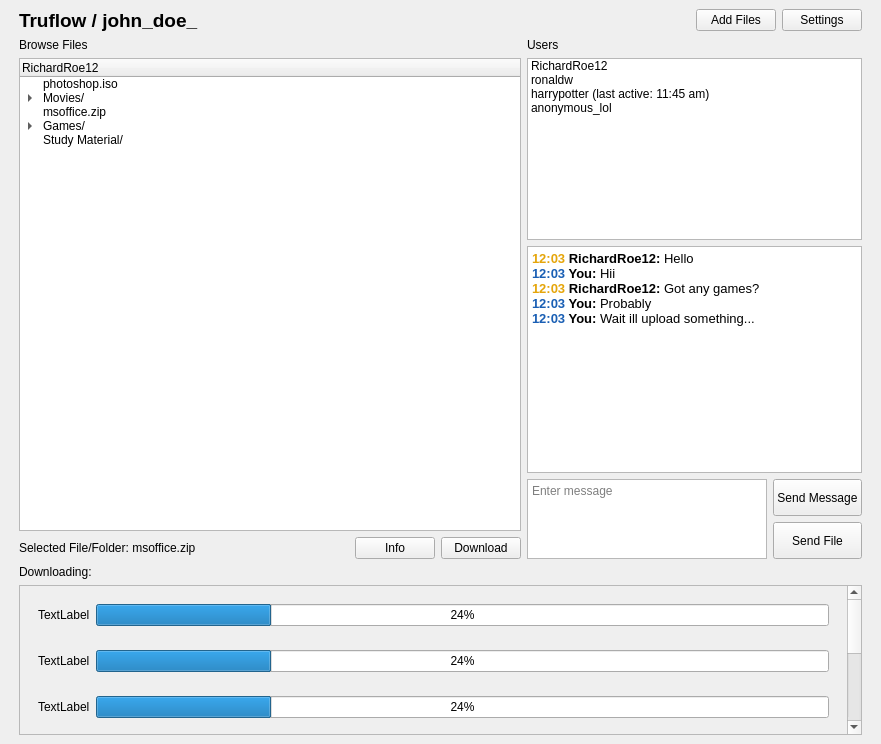
<?xml version="1.0" encoding="UTF-8"?>
<ui version="4.0">
 <class>MainWindow</class>
 <widget class="QMainWindow" name="MainWindow">
  <property name="geometry">
   <rect>
    <x>0</x>
    <y>0</y>
    <width>881</width>
    <height>744</height>
   </rect>
  </property>
  <property name="sizePolicy">
   <sizepolicy hsizetype="Preferred" vsizetype="Minimum">
    <horstretch>0</horstretch>
    <verstretch>0</verstretch>
   </sizepolicy>
  </property>
  <property name="windowTitle">
   <string>Truflow</string>
  </property>
  <property name="unifiedTitleAndToolBarOnMac">
   <bool>false</bool>
  </property>
  <widget class="QWidget" name="centralwidget">
   <layout class="QVBoxLayout" name="verticalLayout_4">
    <item>
     <layout class="QVBoxLayout" name="verticalLayout">
      <property name="sizeConstraint">
       <enum>QLayout::SetMaximumSize</enum>
      </property>
      <property name="leftMargin">
       <number>10</number>
      </property>
      <property name="topMargin">
       <number>0</number>
      </property>
      <property name="rightMargin">
       <number>10</number>
      </property>
      <item>
       <layout class="QHBoxLayout" name="Buttons" stretch="0,0,0,0">
        <property name="spacing">
         <number>6</number>
        </property>
        <property name="sizeConstraint">
         <enum>QLayout::SetDefaultConstraint</enum>
        </property>
        <item>
         <widget class="QLabel" name="label_3">
          <property name="sizePolicy">
           <sizepolicy hsizetype="Preferred" vsizetype="Preferred">
            <horstretch>0</horstretch>
            <verstretch>0</verstretch>
           </sizepolicy>
          </property>
          <property name="font">
           <font>
            <pointsize>14</pointsize>
            <weight>75</weight>
            <bold>true</bold>
           </font>
          </property>
          <property name="text">
           <string>Truflow / john_doe_</string>
          </property>
          <property name="margin">
           <number>0</number>
          </property>
         </widget>
        </item>
        <item>
         <spacer name="horizontalSpacer">
          <property name="orientation">
           <enum>Qt::Horizontal</enum>
          </property>
          <property name="sizeHint" stdset="0">
           <size>
            <width>40</width>
            <height>20</height>
           </size>
          </property>
         </spacer>
        </item>
        <item>
         <widget class="QPushButton" name="pushButton_2">
          <property name="text">
           <string>Add Files</string>
          </property>
         </widget>
        </item>
        <item>
         <widget class="QPushButton" name="pushButton">
          <property name="text">
           <string>Settings</string>
          </property>
         </widget>
        </item>
       </layout>
      </item>
      <item>
       <layout class="QHBoxLayout" name="Content" stretch="3,2">
        <item>
         <layout class="QVBoxLayout" name="Files" stretch="0,2,0">
          <item>
           <widget class="QLabel" name="label">
            <property name="text">
             <string>Browse Files</string>
            </property>
           </widget>
          </item>
          <item>
           <widget class="QTreeWidget" name="treeWidget">
            <attribute name="headerVisible">
             <bool>true</bool>
            </attribute>
            <column>
             <property name="text">
              <string>RichardRoe12</string>
             </property>
            </column>
            <item>
             <property name="text">
              <string>photoshop.iso</string>
             </property>
            </item>
            <item>
             <property name="text">
              <string>Movies/</string>
             </property>
             <item>
              <property name="text">
               <string>The Matrix.mov</string>
              </property>
             </item>
             <item>
              <property name="text">
               <string>Forrest Gump.mp4</string>
              </property>
             </item>
             <item>
              <property name="text">
               <string>Django.mp4</string>
              </property>
             </item>
            </item>
            <item>
             <property name="text">
              <string>msoffice.zip</string>
             </property>
            </item>
            <item>
             <property name="text">
              <string>Games/</string>
             </property>
             <item>
              <property name="text">
               <string>NFS/</string>
              </property>
             </item>
             <item>
              <property name="text">
               <string>nfsmostwanted.zip</string>
              </property>
             </item>
             <item>
              <property name="text">
               <string>TLauncher.zip</string>
              </property>
             </item>
             <item>
              <property name="text">
               <string>GTA-V.iso</string>
              </property>
             </item>
            </item>
            <item>
             <property name="text">
              <string>Study Material/</string>
             </property>
            </item>
           </widget>
          </item>
          <item>
           <layout class="QHBoxLayout" name="horizontalLayout_2">
            <item>
             <widget class="QLabel" name="label_4">
              <property name="text">
               <string>Selected File/Folder: msoffice.zip</string>
              </property>
             </widget>
            </item>
            <item>
             <spacer name="horizontalSpacer_2">
              <property name="orientation">
               <enum>Qt::Horizontal</enum>
              </property>
              <property name="sizeHint" stdset="0">
               <size>
                <width>40</width>
                <height>20</height>
               </size>
              </property>
             </spacer>
            </item>
            <item>
             <widget class="QPushButton" name="pushButton_5">
              <property name="enabled">
               <bool>true</bool>
              </property>
              <property name="text">
               <string>Info</string>
              </property>
             </widget>
            </item>
            <item>
             <widget class="QPushButton" name="pushButton_4">
              <property name="enabled">
               <bool>true</bool>
              </property>
              <property name="text">
               <string>Download</string>
              </property>
             </widget>
            </item>
           </layout>
          </item>
         </layout>
        </item>
        <item>
         <layout class="QVBoxLayout" name="Users" stretch="0,4,0,1">
          <property name="sizeConstraint">
           <enum>QLayout::SetDefaultConstraint</enum>
          </property>
          <item>
           <widget class="QLabel" name="label_2">
            <property name="text">
             <string>Users</string>
            </property>
           </widget>
          </item>
          <item>
           <widget class="QListWidget" name="listWidget">
            <property name="sortingEnabled">
             <bool>false</bool>
            </property>
            <item>
             <property name="text">
              <string>RichardRoe12</string>
             </property>
             <property name="icon">
              <iconset resource="res/userstatus.qrc">
               <normaloff>:/res/earth.png</normaloff>:/res/earth.png</iconset>
             </property>
            </item>
            <item>
             <property name="text">
              <string>ronaldw</string>
             </property>
             <property name="icon">
              <iconset resource="res/userstatus.qrc">
               <normaloff>:/res/earth.png</normaloff>:/res/earth.png</iconset>
             </property>
            </item>
            <item>
             <property name="text">
              <string>harrypotter (last active: 11:45 am)</string>
             </property>
             <property name="icon">
              <iconset resource="res/userstatus.qrc">
               <normaloff>:/res/web-off.png</normaloff>:/res/web-off.png</iconset>
             </property>
            </item>
            <item>
             <property name="text">
              <string>anonymous_lol</string>
             </property>
             <property name="icon">
              <iconset resource="res/userstatus.qrc">
               <normaloff>:/res/earth.png</normaloff>:/res/earth.png</iconset>
             </property>
            </item>
           </widget>
          </item>
          <item>
           <widget class="QTextEdit" name="textEdit">
            <property name="sizePolicy">
             <sizepolicy hsizetype="Expanding" vsizetype="Minimum">
              <horstretch>0</horstretch>
              <verstretch>5</verstretch>
             </sizepolicy>
            </property>
            <property name="minimumSize">
             <size>
              <width>0</width>
              <height>0</height>
             </size>
            </property>
            <property name="html">
             <string>&lt;!DOCTYPE HTML PUBLIC &quot;-//W3C//DTD HTML 4.0//EN&quot; &quot;http://www.w3.org/TR/REC-html40/strict.dtd&quot;&gt;
&lt;html&gt;&lt;head&gt;&lt;meta name=&quot;qrichtext&quot; content=&quot;1&quot; /&gt;&lt;style type=&quot;text/css&quot;&gt;
p, li { white-space: pre-wrap; }
&lt;/style&gt;&lt;/head&gt;&lt;body style=&quot; font-family:'Noto Sans'; font-size:10pt; font-weight:400; font-style:normal;&quot;&gt;
&lt;p style=&quot; margin-top:0px; margin-bottom:0px; margin-left:0px; margin-right:0px; -qt-block-indent:0; text-indent:0px;&quot;&gt;&lt;span style=&quot; font-weight:600; color:#e5a50a;&quot;&gt;12:03&lt;/span&gt;&lt;span style=&quot; font-weight:600;&quot;&gt; RichardRoe12: &lt;/span&gt;Hello&lt;/p&gt;
&lt;p style=&quot; margin-top:0px; margin-bottom:0px; margin-left:0px; margin-right:0px; -qt-block-indent:0; text-indent:0px;&quot;&gt;&lt;span style=&quot; font-weight:600; color:#1a5fb4;&quot;&gt;12:03&lt;/span&gt;&lt;span style=&quot; font-weight:600;&quot;&gt; You: &lt;/span&gt;Hii&lt;/p&gt;
&lt;p style=&quot; margin-top:0px; margin-bottom:0px; margin-left:0px; margin-right:0px; -qt-block-indent:0; text-indent:0px;&quot;&gt;&lt;span style=&quot; font-weight:600; color:#e5a50a;&quot;&gt;12:03&lt;/span&gt;&lt;span style=&quot; font-weight:600;&quot;&gt; RichardRoe12: &lt;/span&gt;Got any games?&lt;/p&gt;
&lt;p style=&quot; margin-top:0px; margin-bottom:0px; margin-left:0px; margin-right:0px; -qt-block-indent:0; text-indent:0px;&quot;&gt;&lt;span style=&quot; font-weight:600; color:#1a5fb4;&quot;&gt;12:03&lt;/span&gt;&lt;span style=&quot; font-weight:600;&quot;&gt; You: &lt;/span&gt;Probably&lt;/p&gt;
&lt;p style=&quot; margin-top:0px; margin-bottom:0px; margin-left:0px; margin-right:0px; -qt-block-indent:0; text-indent:0px;&quot;&gt;&lt;span style=&quot; font-weight:600; color:#1a5fb4;&quot;&gt;12:03&lt;/span&gt;&lt;span style=&quot; font-weight:600;&quot;&gt; You: &lt;/span&gt;Wait ill upload something...&lt;/p&gt;&lt;/body&gt;&lt;/html&gt;</string>
            </property>
            <property name="textInteractionFlags">
             <set>Qt::TextSelectableByMouse</set>
            </property>
           </widget>
          </item>
          <item>
           <layout class="QHBoxLayout" name="horizontalLayout">
            <property name="sizeConstraint">
             <enum>QLayout::SetDefaultConstraint</enum>
            </property>
            <item>
             <widget class="QPlainTextEdit" name="plainTextEdit">
              <property name="enabled">
               <bool>true</bool>
              </property>
              <property name="sizePolicy">
               <sizepolicy hsizetype="Expanding" vsizetype="Minimum">
                <horstretch>0</horstretch>
                <verstretch>0</verstretch>
               </sizepolicy>
              </property>
              <property name="maximumSize">
               <size>
                <width>16777215</width>
                <height>80</height>
               </size>
              </property>
              <property name="placeholderText">
               <string>Enter message</string>
              </property>
             </widget>
            </item>
            <item>
             <layout class="QVBoxLayout" name="verticalLayout_6">
              <item>
               <widget class="QPushButton" name="pushButton_3">
                <property name="sizePolicy">
                 <sizepolicy hsizetype="Minimum" vsizetype="Minimum">
                  <horstretch>0</horstretch>
                  <verstretch>0</verstretch>
                 </sizepolicy>
                </property>
                <property name="text">
                 <string>Send Message</string>
                </property>
               </widget>
              </item>
              <item>
               <widget class="QPushButton" name="pushButton_6">
                <property name="sizePolicy">
                 <sizepolicy hsizetype="Minimum" vsizetype="Minimum">
                  <horstretch>0</horstretch>
                  <verstretch>0</verstretch>
                 </sizepolicy>
                </property>
                <property name="text">
                 <string>Send File</string>
                </property>
               </widget>
              </item>
             </layout>
            </item>
           </layout>
          </item>
         </layout>
        </item>
       </layout>
      </item>
      <item>
       <widget class="QLabel" name="label_12">
        <property name="text">
         <string>Downloading:</string>
        </property>
       </widget>
      </item>
      <item>
       <widget class="QScrollArea" name="scrollArea">
        <property name="sizePolicy">
         <sizepolicy hsizetype="Expanding" vsizetype="Preferred">
          <horstretch>0</horstretch>
          <verstretch>0</verstretch>
         </sizepolicy>
        </property>
        <property name="maximumSize">
         <size>
          <width>16777215</width>
          <height>150</height>
         </size>
        </property>
        <property name="widgetResizable">
         <bool>true</bool>
        </property>
        <widget class="QWidget" name="scrollAreaWidgetContents">
         <property name="geometry">
          <rect>
           <x>0</x>
           <y>0</y>
           <width>831</width>
           <height>328</height>
          </rect>
         </property>
         <layout class="QVBoxLayout" name="verticalLayout_5">
          <item>
           <widget class="QWidget" name="widget_6" native="true">
            <property name="sizePolicy">
             <sizepolicy hsizetype="Preferred" vsizetype="Fixed">
              <horstretch>0</horstretch>
              <verstretch>0</verstretch>
             </sizepolicy>
            </property>
            <property name="minimumSize">
             <size>
              <width>0</width>
              <height>40</height>
             </size>
            </property>
            <property name="maximumSize">
             <size>
              <width>16777215</width>
              <height>40</height>
             </size>
            </property>
            <layout class="QHBoxLayout" name="horizontalLayout_8">
             <item>
              <widget class="QLabel" name="label_10">
               <property name="text">
                <string>TextLabel</string>
               </property>
              </widget>
             </item>
             <item>
              <widget class="QProgressBar" name="progressBar_6">
               <property name="value">
                <number>24</number>
               </property>
              </widget>
             </item>
            </layout>
           </widget>
          </item>
          <item>
           <widget class="QWidget" name="widget_3" native="true">
            <property name="sizePolicy">
             <sizepolicy hsizetype="Preferred" vsizetype="Fixed">
              <horstretch>0</horstretch>
              <verstretch>0</verstretch>
             </sizepolicy>
            </property>
            <property name="minimumSize">
             <size>
              <width>0</width>
              <height>40</height>
             </size>
            </property>
            <property name="maximumSize">
             <size>
              <width>16777215</width>
              <height>40</height>
             </size>
            </property>
            <layout class="QHBoxLayout" name="horizontalLayout_5">
             <item>
              <widget class="QLabel" name="label_7">
               <property name="text">
                <string>TextLabel</string>
               </property>
              </widget>
             </item>
             <item>
              <widget class="QProgressBar" name="progressBar_3">
               <property name="value">
                <number>24</number>
               </property>
              </widget>
             </item>
            </layout>
           </widget>
          </item>
          <item>
           <widget class="QWidget" name="widget_4" native="true">
            <property name="sizePolicy">
             <sizepolicy hsizetype="Preferred" vsizetype="Fixed">
              <horstretch>0</horstretch>
              <verstretch>0</verstretch>
             </sizepolicy>
            </property>
            <property name="minimumSize">
             <size>
              <width>0</width>
              <height>40</height>
             </size>
            </property>
            <property name="maximumSize">
             <size>
              <width>16777215</width>
              <height>40</height>
             </size>
            </property>
            <layout class="QHBoxLayout" name="horizontalLayout_6">
             <item>
              <widget class="QLabel" name="label_8">
               <property name="text">
                <string>TextLabel</string>
               </property>
              </widget>
             </item>
             <item>
              <widget class="QProgressBar" name="progressBar_4">
               <property name="value">
                <number>24</number>
               </property>
              </widget>
             </item>
            </layout>
           </widget>
          </item>
          <item alignment="Qt::AlignTop">
           <widget class="QWidget" name="widget" native="true">
            <property name="sizePolicy">
             <sizepolicy hsizetype="Preferred" vsizetype="Fixed">
              <horstretch>0</horstretch>
              <verstretch>0</verstretch>
             </sizepolicy>
            </property>
            <property name="minimumSize">
             <size>
              <width>0</width>
              <height>40</height>
             </size>
            </property>
            <property name="maximumSize">
             <size>
              <width>16777215</width>
              <height>40</height>
             </size>
            </property>
            <layout class="QHBoxLayout" name="horizontalLayout_3">
             <item>
              <widget class="QLabel" name="label_5">
               <property name="text">
                <string>TextLabel</string>
               </property>
              </widget>
             </item>
             <item>
              <widget class="QProgressBar" name="progressBar">
               <property name="value">
                <number>24</number>
               </property>
              </widget>
             </item>
            </layout>
           </widget>
          </item>
          <item>
           <widget class="QWidget" name="widget_5" native="true">
            <property name="sizePolicy">
             <sizepolicy hsizetype="Preferred" vsizetype="Fixed">
              <horstretch>0</horstretch>
              <verstretch>0</verstretch>
             </sizepolicy>
            </property>
            <property name="minimumSize">
             <size>
              <width>0</width>
              <height>40</height>
             </size>
            </property>
            <property name="maximumSize">
             <size>
              <width>16777215</width>
              <height>40</height>
             </size>
            </property>
            <layout class="QHBoxLayout" name="horizontalLayout_7">
             <item>
              <widget class="QLabel" name="label_9">
               <property name="text">
                <string>TextLabel</string>
               </property>
              </widget>
             </item>
             <item>
              <widget class="QProgressBar" name="progressBar_5">
               <property name="value">
                <number>24</number>
               </property>
              </widget>
             </item>
            </layout>
           </widget>
          </item>
          <item>
           <widget class="QWidget" name="widget_2" native="true">
            <property name="sizePolicy">
             <sizepolicy hsizetype="Preferred" vsizetype="Fixed">
              <horstretch>0</horstretch>
              <verstretch>0</verstretch>
             </sizepolicy>
            </property>
            <property name="minimumSize">
             <size>
              <width>0</width>
              <height>40</height>
             </size>
            </property>
            <property name="maximumSize">
             <size>
              <width>16777215</width>
              <height>40</height>
             </size>
            </property>
            <layout class="QHBoxLayout" name="horizontalLayout_4">
             <item>
              <widget class="QLabel" name="label_6">
               <property name="text">
                <string>TextLabel</string>
               </property>
              </widget>
             </item>
             <item>
              <widget class="QProgressBar" name="progressBar_2">
               <property name="value">
                <number>24</number>
               </property>
              </widget>
             </item>
            </layout>
           </widget>
          </item>
          <item alignment="Qt::AlignTop">
           <widget class="QWidget" name="widget_7" native="true">
            <property name="sizePolicy">
             <sizepolicy hsizetype="Preferred" vsizetype="Fixed">
              <horstretch>0</horstretch>
              <verstretch>0</verstretch>
             </sizepolicy>
            </property>
            <property name="minimumSize">
             <size>
              <width>0</width>
              <height>40</height>
             </size>
            </property>
            <property name="maximumSize">
             <size>
              <width>16777215</width>
              <height>40</height>
             </size>
            </property>
            <layout class="QHBoxLayout" name="horizontalLayout_9">
             <item>
              <widget class="QLabel" name="label_11">
               <property name="text">
                <string>TextLabel</string>
               </property>
              </widget>
             </item>
             <item>
              <widget class="QProgressBar" name="progressBar_7">
               <property name="value">
                <number>24</number>
               </property>
              </widget>
             </item>
            </layout>
           </widget>
          </item>
         </layout>
        </widget>
       </widget>
      </item>
     </layout>
    </item>
   </layout>
  </widget>
 </widget>
 <resources>
  <include location="res/userstatus.qrc"/>
 </resources>
 <connections/>
</ui>
